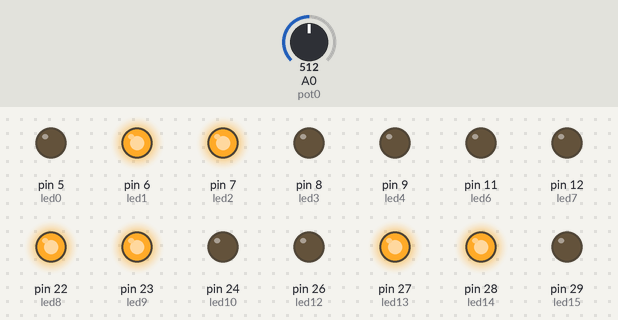
Recording of a sketch running on a simulated Arduino Mega 2560, built with avr-gcc and run on an emulated ATmega2560. Shown: output pins drawn as LEDs (lit = HIGH). The test bench sets the inputs (shaded band); at power-on: A0 (pot0) = 512.

Above: at 4.3 s.
4.4 s: A0 (pot0) set to 0
At 8.6 s:
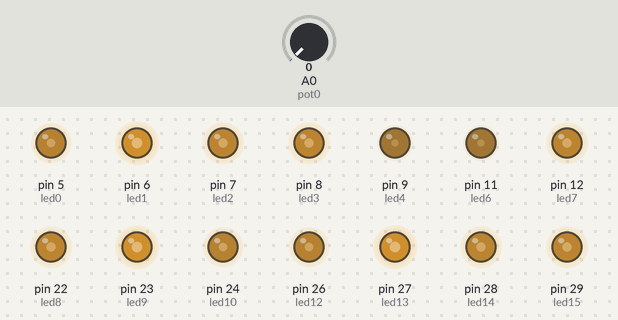
9.0 s: A0 (pot0) set to 122
At 9.48 s:
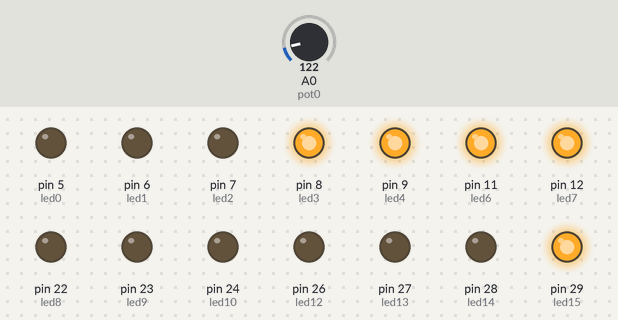
At 9.91 s:
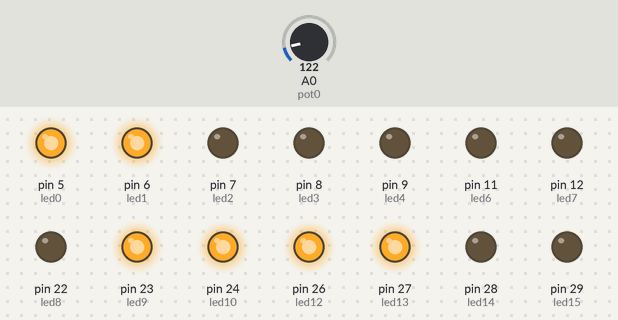
Timing chart, 0 to 19.6 s (numbered marks = the images above; inputs shaded):
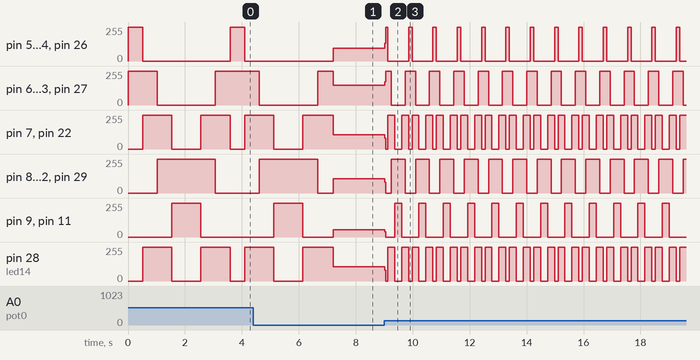

Measured:
- after the input at 9.0 s, pin 5 (led0): 95/255 → 135/255 at once, then moves between 0/255 and 255/255, repeating every 0.85 s; pin 6 (led1): 147/255 → 175/255 at once, then moves between 0/255 and 255/255, repeating every 4.3 s

The sketch:

Velocitat_de_8_LEDs.ino
```cpp
/**********************************************************************************
**                                                                               **
**                             Velocitat de 8 LEDs                               **
**                                                                               **
**                                                                               **
**********************************************************************************/

//********** Includes *************************************************************

//********** Variables ************************************************************
const int led0 = 5;          // donar nom al pin 5 de l’Arduino
const int led1 = 6;          // donar nom al pin 6 de l’Arduino
const int led2 = 7;          // donar nom al pin 7 de l’Arduino
const int led3 = 8;          // donar nom al pin 8 de l’Arduino
const int led4 = 9;          // donar nom al pin 9 de l’Arduino
const int led5 = 10;         // donar nom al pin 10 de l’Arduino
const int led6 = 11;         // donar nom al pin 11 de l’Arduino
const int led7 = 12;         // donar nom al pin 12 de l’Arduino
const int led8 = 22;         // donar nom al pin 22 de l’Arduino
const int led9 = 23;         // donar nom al pin 23 de l’Arduino
const int led10 = 24;        // donar nom al pin 24 de l’Arduino
const int led11 = 25;        // donar nom al pin 25 de l’Arduino
const int led12 = 26;        // donar nom al pin 26 de l’Arduino
const int led13 = 27;        // donar nom al pin 27 de l’Arduino
const int led14 = 28;        // donar nom al pin 28 de l’Arduino
const int led15 = 29;        // donar nom al pin 29 de l’Arduino
const int pot0 = A0;         // donar nom al pin A0 de l’Arduino

int velocitat = 20;          // velocitat de l'acció en ms
int valPot0;                 // guardar valor del poyenciometre

//********** Setup ****************************************************************
void setup()
{
  pinMode(led0, OUTPUT);     // definir el pin 5 com una sortida
  pinMode(led1, OUTPUT);     // definir el pin 6 com una sortida
  pinMode(led2, OUTPUT);     // definir el pin 7 com una sortida
  pinMode(led3, OUTPUT);     // definir el pin 8 com una sortida
  pinMode(led4, OUTPUT);     // definir el pin 9 com una sortida
  pinMode(led5, OUTPUT);     // definir el pin 10 com una sortida
  pinMode(led6, OUTPUT);     // definir el pin 11 com una sortida
  pinMode(led7, OUTPUT);     // definir el pin 12 com una sortida
  pinMode(led8, OUTPUT);     // definir el pin 22 com una sortida
  pinMode(led9, OUTPUT);     // definir el pin 23 com una sortida
  pinMode(led10, OUTPUT);    // definir el pin 24 com una sortida
  pinMode(led11, OUTPUT);    // definir el pin 25 com una sortida
  pinMode(led12, OUTPUT);    // definir el pin 26 com una sortida
  pinMode(led13, OUTPUT);    // definir el pin 27 com una sortida
  pinMode(led14, OUTPUT);    // definir el pin 28 com una sortida
  pinMode(led15, OUTPUT);    // definir el pin 29 com una sortida
}

//********** Loop *****************************************************************
void loop()
{
  valPot0 = analogRead(pot0);   // llegir valor del potenciòmetre
  velocitat = valPot0;          // actualitzar velocitat amb el valor del potenciòmetre
                                // es queden leds velocitat ms en aquest estat (Linea 1)
  digitalWrite(led0, HIGH);     // posar a 5V el pin 5
  digitalWrite(led1, HIGH);     // posar a 5V el pin 6
  digitalWrite(led2, LOW);      // posar a 0V el pin 7
  digitalWrite(led3, LOW);      // posar a 0V el pin 8
  digitalWrite(led4, LOW);      // posar a 0V el pin 9
  digitalWrite(led5, LOW);      // posar a 0V el pin 10
  digitalWrite(led6, LOW);      // posar a 0V el pin 11
  digitalWrite(led7, LOW);      // posar a 0V el pin 12
  digitalWrite(led8, LOW);      // posar a 0V el pin 22
  digitalWrite(led9, HIGH);     // posar a 5V el pin 23
  digitalWrite(led10, HIGH);    // posar a 5V el pin 24
  digitalWrite(led11, LOW);     // posar a 0V el pin 25
  digitalWrite(led12, HIGH);    // posar a 5V el pin 26
  digitalWrite(led13, HIGH);    // posar a 5V el pin 27
  digitalWrite(led14, LOW);     // posar a 0V el pin 28
  digitalWrite(led15, LOW);     // posar a 0V el pin 29

  delay(velocitat);             // es queden leds velocitat ms en aquest estat (Linea 2)

  digitalWrite(led0, LOW);      // posar a 0V el pin 5
  digitalWrite(led1, HIGH);     // posar a 5V el pin 6
  digitalWrite(led2, HIGH);     // posar a 5V el pin 7
  digitalWrite(led3, LOW);      // posar a 0V el pin 8
  digitalWrite(led4, LOW);      // posar a 0V el pin 9
  digitalWrite(led5, LOW);      // posar a 0V el pin 10
  digitalWrite(led6, LOW);      // posar a 0V el pin 11
  digitalWrite(led7, LOW);      // posar a 0V el pin 12
  digitalWrite(led8, HIGH);     // posar a 5V el pin 22
  digitalWrite(led9, HIGH);     // posar a 5V el pin 23
  digitalWrite(led10, LOW);     // posar a 0V el pin 24
  digitalWrite(led11, LOW);     // posar a 0V el pin 25
  digitalWrite(led12, LOW);     // posar a 0V el pin 26
  digitalWrite(led13, HIGH);    // posar a 5V el pin 27
  digitalWrite(led14, HIGH);    // posar a 5V el pin 28
  digitalWrite(led15, LOW);     // posar a 0V el pin 29

  delay(velocitat);             // es queden leds vrlocitat ms en aquest estat (Linea 3)

  digitalWrite(led0, LOW);      // posar a 0V el pin 5
  digitalWrite(led1, LOW);      // posar a 0V el pin 6
  digitalWrite(led2, HIGH);     // posar a 5V el pin 7
  digitalWrite(led3, HIGH);     // posar a 5V el pin 8
  digitalWrite(led4, LOW);      // posar a 0V el pin 9
  digitalWrite(led5, LOW);      // posar a 0V el pin 10
  digitalWrite(led6, LOW);      // posar a 0V el pin 11
  digitalWrite(led7, HIGH);     // posar a 5V el pin 12
  digitalWrite(led8, HIGH);     // posar a 5V el pin 22
  digitalWrite(led9, LOW);      // posar a 0V el pin 23
  digitalWrite(led10, LOW);     // posar a 0V el pin 24
  digitalWrite(led11, LOW);     // posar a 0V el pin 25
  digitalWrite(led12, LOW);     // posar a 0V el pin 26
  digitalWrite(led13, LOW);     // posar a 0V el pin 27
  digitalWrite(led14, HIGH);    // posar a 5V el pin 28
  digitalWrite(led15, HIGH);    // posar a 5V el pin 29

  delay(velocitat);             // es queden leds vrlocitat ms en aquest estat (Linea 4)

  digitalWrite(led0, LOW);      // posar a 0V el pin 5
  digitalWrite(led1, LOW);      // posar a 0V el pin 6
  digitalWrite(led2, LOW);      // posar a 0V el pin 7
  digitalWrite(led3, HIGH);     // posar a 5V el pin 8
  digitalWrite(led4, HIGH);     // posar a 5V el pin 9
  digitalWrite(led5, LOW);      // posar a 0V el pin 10
  digitalWrite(led6, HIGH);     // posar a 5V el pin 11
  digitalWrite(led7, HIGH);     // posar a 5V el pin 12
  digitalWrite(led8, LOW);      // posar a 0V el pin 22
  digitalWrite(led9, LOW);      // posar a 0V el pin 23
  digitalWrite(led10, LOW);     // posar a 0V el pin 24
  digitalWrite(led11, LOW);     // posar a 0V el pin 25
  digitalWrite(led12, LOW);     // posar a 0V el pin 26
  digitalWrite(led13, LOW);     // posar a 0V el pin 27
  digitalWrite(led14, LOW);     // posar a 0V el pin 28
  digitalWrite(led15, HIGH);    // posar a 5V el pin 29

  delay(velocitat);             // es queden leds vrlocitat ms en aquest estat (Linea 5)

  digitalWrite(led0, LOW);      // posar a 0V el pin 5
  digitalWrite(led1, LOW);      // posar a 0V el pin 6
  digitalWrite(led2, LOW);      // posar a 0V el pin 7
  digitalWrite(led3, HIGH);     // posar a 5V el pin 8
  digitalWrite(led4, HIGH);     // posar a 5V el pin 9
  digitalWrite(led5, LOW);      // posar a 0V el pin 10
  digitalWrite(led6, HIGH);     // posar a 5V el pin 11
  digitalWrite(led7, HIGH);     // posar a 5V el pin 12
  digitalWrite(led8, LOW);      // posar a 0V el pin 22
  digitalWrite(led9, LOW);      // posar a 0V el pin 23
  digitalWrite(led10, LOW);     // posar a 0V el pin 24
  digitalWrite(led11, LOW);     // posar a 0V el pin 25
  digitalWrite(led12, LOW);     // posar a 0V el pin 26
  digitalWrite(led13, LOW);     // posar a 0V el pin 27
  digitalWrite(led14, LOW);     // posar a 0V el pin 28
  digitalWrite(led15, HIGH);    // posar a 5V el pin 29

  delay(velocitat);             // es queden leds vrlocitat ms en aquest estat (Linea 6)

  digitalWrite(led0, LOW);      // posar a 0V el pin 5
  digitalWrite(led1, LOW);      // posar a 0V el pin 6
  digitalWrite(led2, HIGH);     // posar a 5V el pin 7
  digitalWrite(led3, HIGH);     // posar a 5V el pin 8
  digitalWrite(led4, LOW);      // posar a 0V el pin 9
  digitalWrite(led5, LOW);      // posar a 0V el pin 10
  digitalWrite(led6, LOW);      // posar a 0V el pin 11
  digitalWrite(led7, HIGH);     // posar a 5V el pin 12
  digitalWrite(led8, HIGH);     // posar a 5V el pin 22
  digitalWrite(led9, LOW);      // posar a 0V el pin 23
  digitalWrite(led10, LOW);     // posar a 0V el pin 24
  digitalWrite(led11, LOW);     // posar a 0V el pin 25
  digitalWrite(led12, LOW);     // posar a 0V el pin 26
  digitalWrite(led13, LOW);     // posar a 0V el pin 27
  digitalWrite(led14, HIGH);    // posar a 5V el pin 28
  digitalWrite(led15, HIGH);    // posar a 5V el pin 29

  delay(velocitat);             // es queden leds vrlocitat ms en aquest estat (Linea 7)

  digitalWrite(led0, LOW);      // posar a 0V el pin 5
  digitalWrite(led1, HIGH);     // posar a 5V el pin 6
  digitalWrite(led2, HIGH);     // posar a 5V el pin 7
  digitalWrite(led3, LOW);      // posar a 0V el pin 8
  digitalWrite(led4, LOW);      // posar a 0V el pin 9
  digitalWrite(led5, LOW);      // posar a 0V el pin 10
  digitalWrite(led6, LOW);      // posar a 0V el pin 11
  digitalWrite(led7, LOW);      // posar a 0V el pin 12
  digitalWrite(led8, HIGH);     // posar a 5V el pin 22
  digitalWrite(led9, HIGH);     // posar a 5V el pin 23
  digitalWrite(led10, LOW);     // posar a 0V el pin 24
  digitalWrite(led11, LOW);     // posar a 0V el pin 25
  digitalWrite(led12, LOW);     // posar a 0V el pin 26
  digitalWrite(led13, HIGH);    // posar a 5V el pin 27
  digitalWrite(led14, HIGH);    // posar a 5V el pin 28
  digitalWrite(led15, LOW);     // posar a 0V el pin 29

  delay(velocitat);             // es queden leds vrlocitat ms en aquest estat (Linea 8)

  digitalWrite(led0, HIGH);     // posar a 5V el pin 5
  digitalWrite(led1, HIGH);     // posar a 5V el pin 6
  digitalWrite(led2, LOW);      // posar a 0V el pin 7
  digitalWrite(led3, LOW);      // posar a 0V el pin 8
  digitalWrite(led4, LOW);      // posar a 0V el pin 9
  digitalWrite(led5, LOW);      // posar a 0V el pin 10
  digitalWrite(led6, LOW);      // posar a 0V el pin 11
  digitalWrite(led7, LOW);      // posar a 0V el pin 12
  digitalWrite(led8, LOW);      // posar a 0V el pin 22
  digitalWrite(led9, HIGH);     // posar a 5V el pin 23
  digitalWrite(led10, HIGH);    // posar a 5V el pin 24
  digitalWrite(led11, LOW);     // posar a 0V el pin 25
  digitalWrite(led12, HIGH);    // posar a 5V el pin 26
  digitalWrite(led13, HIGH);    // posar a 5V el pin 27
  digitalWrite(led14, LOW);     // posar a 0V el pin 28
  digitalWrite(led15, LOW);     // posar a 0V el pin 29
}

//********** Funcions *************************************************************
```
